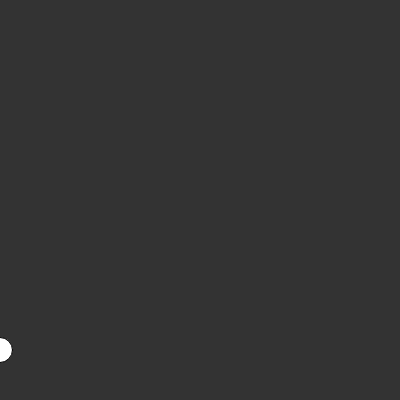
Frame 1 (no input)
Frame 60 (no input): identical to frame 1, image omitted
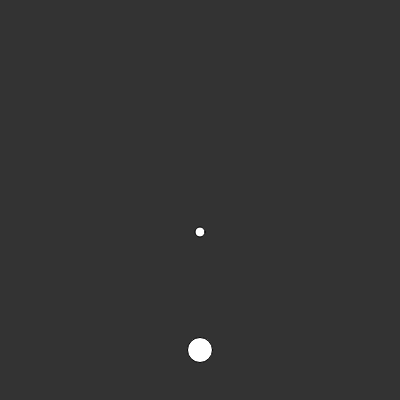
Frame 120 (the mouse pressed at the canvas centre since frame 60)

The p5.js sketch that drew these frames (run headless with seeded random() and noise() and a simulated clock; from frame 60 on, the mouse is pressed at the canvas centre):

// p5.js sketch
// ── sketch.js
let bullets = []

function setup() {
  createCanvas(400, 400);
}
function draw() {
  background(51);
  //draw the player
    circle(mouseX,height-50,25);
  for (let bullet of bullets){
    circle(bullet.x, bullet.y, 10)
    bullet.y -= 2
  }
}

function mousePressed() {
let bullet = {
  x: mouseX, 
  y: height-50
  }
bullets.push(bullet)
}
//bullets spawn on click
//enemies
//collisions
//score
//lose game
